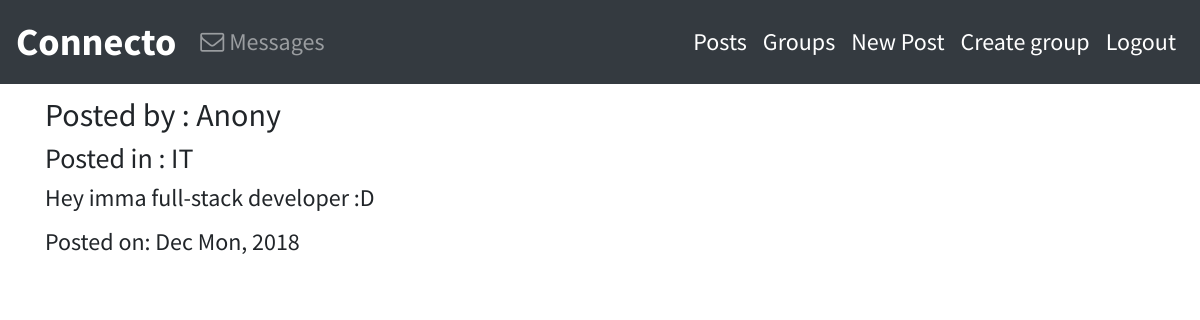
Screenshot of /posts/by/Anony/13/ with the database file from the repository.
### posts/models.py (models this page shows, shortened)
class Post(models.Model):
    user=models.ForeignKey(User,related_name='posts',on_delete=models.CASCADE)
    message=models.TextField()
    message_html=models.TextField(editable=False)
    created_at=models.DateTimeField(auto_now=True)
    group=models.ForeignKey(Group,related_name='posts',null=True,blank=True,on_delete=models.CASCADE)
    class Meta:
        ordering =['-created_at']
        unique_together=['user','message']

### groups/models.py (models this page shows, shortened)
class Group(models.Model):
    name=models.CharField(max_length=250,unique=True)
    slug=models.SlugField(allow_unicode=True,unique=True)
    description=models.TextField(blank=True,default='')
    description_html=models.TextField(editable=False,default='',blank=True)
    members=models.ManyToManyField(User,through="Groupmember")
    class Meta:
        ordering =['name']

### posts/views.py (the view)
# urls.py: re_path(r'by/(?P<username>[-\w]+)/(?P<pk>\d+)/$',PostDetail.as_view(),name='single'),
class PostDetail(SelectRelatedMixin,DetailView):
    model=Post
    select_related=('user','group')
    context_object_name='post'
    def get_queryset(self):
        queryset=super().get_queryset()
        return queryset.filter(user__username__iexact=self.kwargs.get('username'))
    def get_context_data(self, **kwargs):
        context = super().get_context_data(**kwargs)
        context['user'] = User
        return context

### posts/templates/posts/post_detail.html (shortened to what this page needs)
{% extends 'posts/post_base.html' %}
{% block prepost %}
    <div class="col-md-4">
     <h2> Posted by : {{post.user.username }} </h3>
     {% if post.group %}
        <h3> Posted in : {{post.group.name}} </h3>
     {% endif %}
        <h4> {{post.message_html|safe}}</h3>
        <h4> Posted on: {{post.created_at|date:"M D, Y"}} </h4>
     <br>
     <br>
{% endblock %}

### static/css/base.css (style rules this page uses)
body { font-family: 'Source Sans Pro', sans-serif; }

### rows the page displays
Post: user.username "Anony", group.name "IT", message_html "Hey imma full-stack developer :D", created_at "Dec Mon, 2018"
